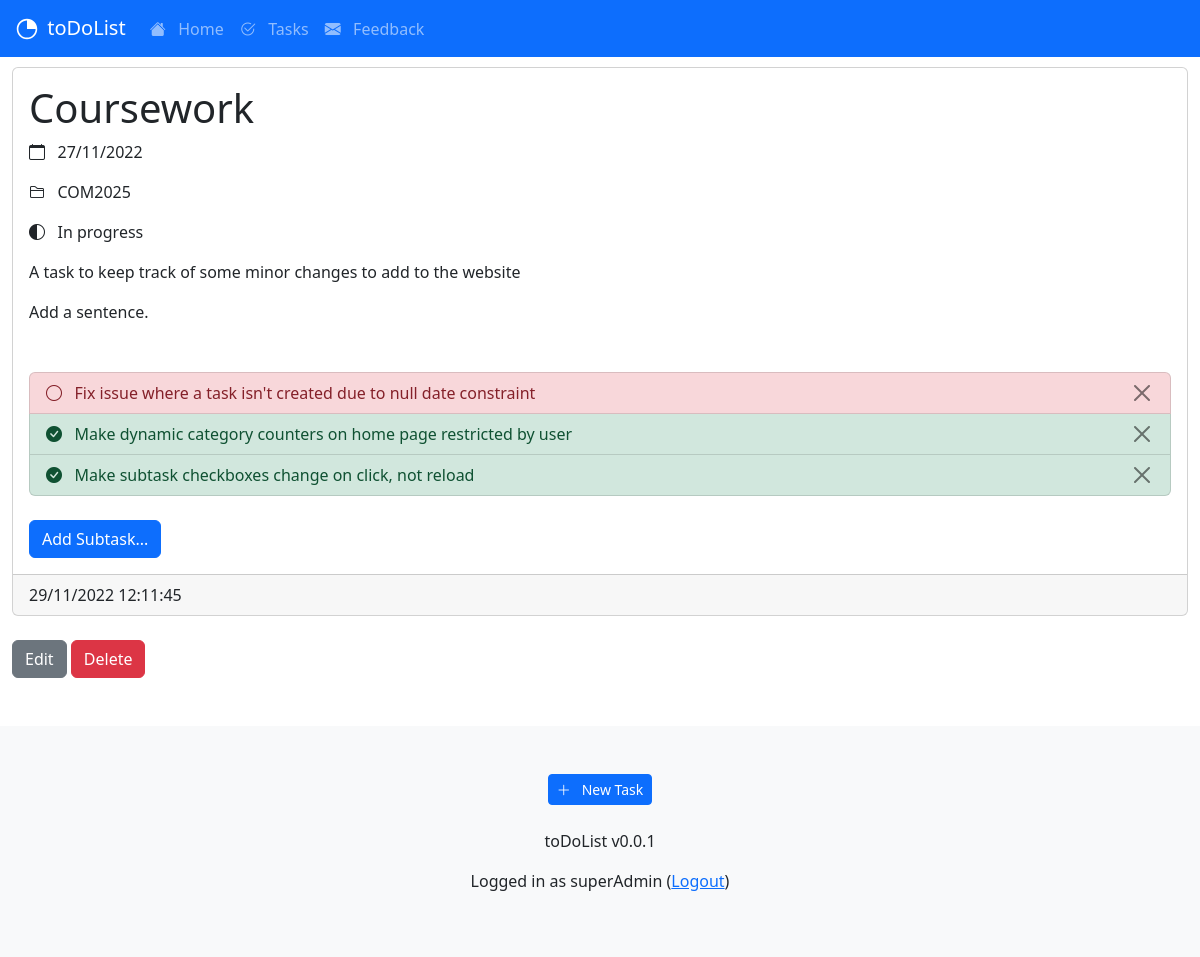
The page /tasks/10 (signed in) on the database its author committed.
### taskapp/models.py (models this page shows, shortened)
class Task(models.Model):
    title = models.CharField(max_length = 128, unique=True)
    description = models.TextField()
    created_at = models.DateTimeField(auto_now_add=True)
    updated_at = models.DateTimeField(auto_now=True)
    category = models.CharField(max_length = 128)
    status = models.CharField(max_length = 128)
    due_at = models.DateField()
    author = models.ForeignKey(User, on_delete=models.SET_NULL, null=True, blank=True)
    class Meta:
        indexes = [models.Index(fields=['title']), ]

class SubTask(models.Model):
    title = models.CharField(max_length=128)
    complete = models.BooleanField(default=False)
    task = models.ForeignKey(Task, on_delete=models.CASCADE)

### taskapp/views.py (the view)
# urls.py: path('<int:pk>', views.TaskDetailView.as_view(), name='tasks_detail'),
class TaskDetailView(LoginRequiredMixin, DetailView):
    model = Task
    template_name = 'taskapp/detail_view.html'
    def get_context_data(self, **kwargs):
        task = Task.objects.get(id=self.kwargs['pk'])
        context = {}
        context['task'] = task
        if(self.request.user == task.author or is_admin(self.request.user)):
            context['subtask_list'] = SubTask.objects.filter(task__id=self.kwargs['pk'])
            context['subtask_list_size'] = SubTask.objects.filter(task__id=self.kwargs['pk']).count
        else:
            raise PermissionDenied()
        return context

### taskapp/templates/taskapp/detail_view.html
{% extends "base.html" %}
{% block content %}
<body>
    <div class="card">
    <div class="card-body">
    <h1 class="card-title">{{ task.title }}</h1>
    <p><i class="bi bi-calendar"></i>&nbsp;&nbsp;&nbsp;{{ task.due_at|date:"SHORT_DATE_FORMAT" }}</p>
    <p><i class="bi bi-folder2"></i>&nbsp;&nbsp;&nbsp;{{ task.category }}</p>
    <p>
        {% if task.status == 'In progress' %}
            <i class="bi bi-circle-half"></i>
            {% elif task.status == 'Urgent' %}
            <i class="bi bi-arrow-up-circle"></i>
            {% elif task.status == 'Complete' %}
            <i class="bi bi-check-circle-fill"></i>
            {% elif task.status == 'Delayed' %}
            <i class="bi bi-clock"></i>
            {% else %}
            <i class="bi bi-circle"></i>
        {% endif %}
        &nbsp;&nbsp;{{ task.status }}</p>
    <p class="card-text"> {{ task.description|linebreaks }}</p>
    </div>
    <div class="card-body">
        {% include 'taskapp/subtask_list.html' with nid=task.id %}
        <div class="d-grid gap-2 d-md-block">
            <input type="button" class="btn btn-primary" onclick="location.href='{% url 'create_subtask' task.id %}';" value="Add Subtask..." />
        </div>
    </div>
    <div class="card-footer">
        {{ task.updated_at|date:"d/m/Y H:i:s" }}
    </div>
    </div>
    <br>
    <div class="d-grid gap-2 d-md-block">
        <input type="button" class="btn btn-secondary" onclick="location.href='{% url 'tasks_update' task.id %}';" value="Edit" />
        <input type="button" class="btn btn-danger" onclick="location.href='{% url 'tasks_delete' task.id %}';" value="Delete" />
    </div>
</body>
{% endblock content %}

### taskapp/templates/taskapp/subtask_list.html (shortened to what this page needs)
{% load static %}
{% if subtask_list_size > 0 %}
<div class="list-group">
    {% for subtask in subtask_list %}
    {% if subtask.complete %}
    <a class="list-group-item list-group-item-action list-group-item-success" id="tid_{{subtask.id}}" onClick='togglecomplete({{ subtask.id }})'><i class="bi bi-check-circle-fill" id="tid_{{subtask.id}}_i"></i>&nbsp;&nbsp;&nbsp;{{subtask.title}}
    {% else %}
    <a class="list-group-item list-group-item-action list-group-item-danger" id="tid_{{subtask.id}}" onClick='togglecomplete({{ subtask.id }})'><i class="bi bi-circle" id="tid_{{subtask.id}}_i"></i>&nbsp;&nbsp;&nbsp;{{subtask.title}}
    {% endif %}
    <button class="btn btn-close text-right" style="float:right;" onClick='event.stopPropagation();delete_t({{ subtask.id }});' type='button'></button></a>
    {% endfor %}
</div>
<br>
{% endif %}

### templates/footer.html
<footer class="bd-footer p-3 p-md-5 mt-5 bg-light text-center text-sm-center">
    <div class="container">
      {% if user.is_authenticated %}
        <a class="btn btn-primary btn-sm" href="{% url 'tasks_new' %}" role="button"><i class="bi bi-plus-lg"></i>&nbsp;&nbsp;&nbsp;New Task</a>
        <br><br>
      {% endif%}
      <p>toDoList v0.0.1</p>
      {% if user.is_authenticated %}
        <p>Logged in as {{user.username}}
        (<a href="{% url 'logout' %}">Logout</a>)</p>
        {% else %}
        <p> No account? <a href="{% url 'signup_user' %}">Signup</a> </p>
        <p> <a href="{% url 'login' %}">Login</a> </p>
      {% endif%}
    </div>
  </footer>

### rows shown on the page
Task: title "Coursework", due_at "27/11/2022", category "COM2025", status "In progress", description "A task to keep track of some minor changes to add to the website Add a sentence.", id "Add Subtask...", updated_at "29/11/2022 12:11:45", id "Edit", id "Delete"
SubTask: title "Fix issue where a task isn't created due to null date constraint"
SubTask: title "Make dynamic category counters on home page restricted by user"
SubTask: title "Make subtask checkboxes change on click, not reload"

### other values the page prints
{{ user.username }} "superAdmin"
